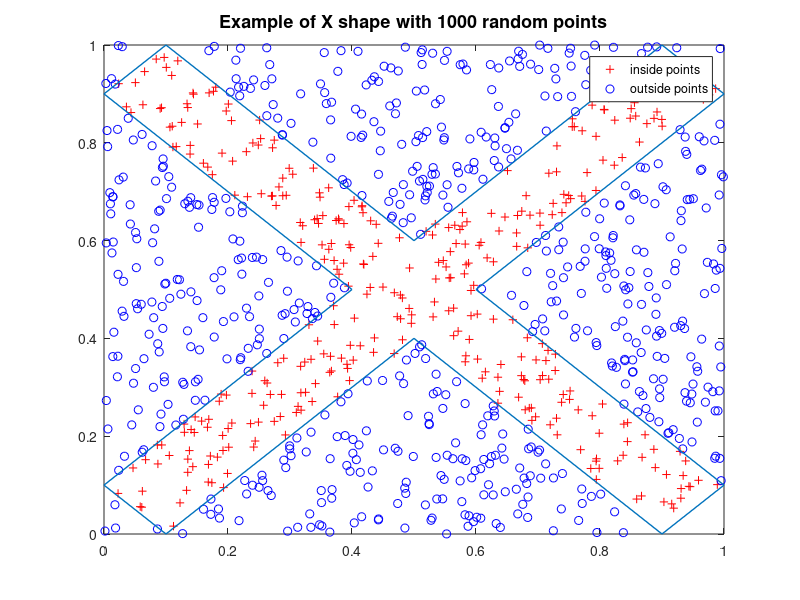

MATLAB code for this plot: (Note: this script raises an error after producing the figure.)
%% Introduction - creating the X shape
clc
clear

% creating X shape
xv = [0 0.4 0 0.1 0.5 0.9 1 0.6 1 0.9 0.5 0.1 0]; % x_values 
yv = [0.1 0.5 0.9 1 0.6 1 0.9 0.5 0.1 0 0.4 0 0.1]; % y_values

% randomizing 1000 x,y coordinates
dots(:,1) = rand(1000,1);
dots(:,2) = rand(1000,1);

% classifying the coordinates to 'inside' and 'outside'
truth = inpolygon(dots(:,1),dots(:,2),xv,yv); 

% plotting the X shape with the dots
figure()
plot(dots(truth,1),dots(truth,2),'r+') % points inside
hold on
plot(dots(~truth,1),dots(~truth,2),'bo') % points outside
plot(xv, yv, 'LineWidth',1)
hold off
title('Example of X shape with 1000 random points','FontSize', 13)
legend({'inside points','outside points'})

%% one layer
clc
clear

% X shape
xw = [0 0.4 0 0.1 0.5 0.9 1 0.6 1 0.9 0.5 0.1 0];
yw = [0.1 0.5 0.9 1 0.6 1 0.9 0.5 0.1 0 0.4 0 0.1];
 
number_of_dots = 10000; % number of random coordinates of each iteration

% first train-test iteration
dots(:,1) = rand(number_of_dots,1);
dots(:,2) = rand(number_of_dots,1);
dots(:,3) = ones(number_of_dots,1); % bias
w = rand(1,3); % initial weights
truth = inpolygon(dots(:,1),dots(:,2),xw,yw); % ground truth
W(1,:) = one_layer(w, dots, truth, 0.1, number_of_dots, 'sigmoid'); % one-layer network function (see function below)
success(1) = test(W,dots(number_of_dots*0.9+1:number_of_dots,:),truth(0.9*number_of_dots+1:number_of_dots)); % success calculation function (documantation below)

% running the network through 1000 train-test iterations
iteration = 1000;
    for i=2:iteration
        dots(:,1) = rand(number_of_dots,1);
        dots(:,2) = rand(number_of_dots,1);
        dots(:,3) = ones(number_of_dots,1); % bias
        w = W(i-1,:);
        truth = inpolygon(dots(:,1),dots(:,2),xw,yw); % correct answers
        W(i,:) = one_layer(w, dots, truth, 0.1, number_of_dots, 'sigmoid');
        success(1,i) = test(W(i,:),dots(0.9*number_of_dots+1:number_of_dots,:),truth(0.9*number_of_dots+1:number_of_dots));
    end


ave_suc = mean(success(1,200:end)); % calculating average network success

% plotting the success over the iterations
figure()
plot([1:iteration],success);
title('Perceptron Perrformance on the "X" Problem')
ylim([0 100])
xlabel('# Training')
ylabel('Success of the Network (%)')
yline(ave_suc,'--');
hold on
text(50,73,['Average success rate: ',num2str(round(ave_suc)),'%'])

%% two layers
clc
clear

% X shape
xw = [0 0.4 0 0.1 0.5 0.9 1 0.6 1 0.9 0.5 0.1 0];
yw = [0.1 0.5 0.9 1 0.6 1 0.9 0.5 0.1 0 0.4 0 0.1];

% first train-test iteration
dots(:,1) = rand(10000,1);
dots(:,2) = rand(10000,1);
dots(:,3) = ones(10000,1); % bias
w_1 = rand(3,14); % initial weights of first layer
w_2 = rand(15,1); % initial weights of second layer
truth = inpolygon(dots(:,1),dots(:,2),xw,yw); % ground truth
[w1(:,:,1),w2(:,1)] = two_layers(w_1, w_2, dots, truth, 0.1, 10000,"sigmoid","sigmoid"); % two-layer network function (see function below)
[success(1),output(1,:)] = test_two(w1(:,:,1),w2(:,1),dots(9001:10000,:),truth(9001:10000,:),"sigmoid","sigmoid"); % success calculation function (see function below)

% running the network through 1000 train-test iterations
iteration = 500;
    for i=2:iteration
        dots(:,1) = rand(10000,1);
        dots(:,2) = rand(10000,1);
        dots(:,3) = ones(10000,1); % bias
        w_1 = w1(:,:,i-1);
        w_2 = w2(:,i-1);
        truth = inpolygon(dots(:,1),dots(:,2),xw,yw);
        [w1(:,:,i),w2(:,i)] = two_layers(w_1, w_2, dots, truth, 0.1, 10000,"sigmoid","sigmoid");
        [success(i),output(i,:)] = test_two(w1(:,:,i),w2(:,i),dots(9001:10000,:),truth(9001:10000),"sigmoid","sigmoid");
    end

% creating plots of network performance

error = 100-success; % calculating error rates
ave_err_max = mean(error(1:100)); % average initial error rates
ave_err_min = mean(error(500:end)); % average final error rates
ave_suc = mean(success(1,500:end)); % average final success rates

% plotting error rates over the iterations
figure()
plot([1:iteration],error);
title('Network Perrformance on the "X" Problem')
ylim([0 100])
xlabel('# Training')
ylabel('Error rates (%)')
yline(ave_err_max,'--',['Initial average error rate: ',num2str(round(ave_err_max)),'%']);
yline(ave_err_min,'--',['Final average error rate: ',num2str(round(ave_err_min)),'%']);

% plotting success rates over the iterations
figure()
plot([1:iteration],success);
title('Network Perrformance on the "X" Problem')
ylim([0 100])
xlabel('# Training')
ylabel('Success rate (%)')
yline(ave_suc,'--');
hold on
text(270,92,['Average success rate: ',num2str(round(ave_suc)),'%'])

% plotting final result of the X problem

final_test_dots = dots(9001:10000,:); % last 1000 test coordinates
final_true_dots = truth(9001:10000,:); % last ground truth
test_output = output';
test_output = test_output(:,iteration);

% plotting over X shape
figure()
plot(final_test_dots(final_true_dots,1),final_test_dots(final_true_dots,2),'r+') % points inside
hold on
plot(final_test_dots(~final_true_dots,1),final_test_dots(~final_true_dots,2),'bo') % points outside
plot(final_test_dots(test_output~=final_true_dots,1),final_test_dots(test_output~=final_true_dots,2),'k*') % points outside
plot(xw, yw, 'LineWidth',1)
hold off
title('Network performance after trainings','FontSize', 15)
legend({'inside points','outside points','wrong points'})

%% Neural inspection - looking into 5 middle-layer's neurons

% getting 500 random input x,y coordinates
dot_number = 500;

% running the network while focusing on the middle layer's neurons
neurons = [1:14]; % number of middle-layer's neurons
w1_neurons = w1(:,neurons,iteration); % final w1 weights
w2_neurons = w2(neurons,iteration); % final w2 weights

% running the network
input_neurons = [];
for neuron = 1:length(neurons)
    for dot = 1:dot_number
        input_neurons(neuron,dot) = sigmoid(dots(dot,:)*w1_neurons(:,neuron));
    end
end

output_neurons = [];
for neuron = 1:length(neurons)
    output_neurons(neuron,:) = sigmoid(w2_neurons(neuron)*input_neurons(neuron,:));
end

% ploting the unique neural activity of 5 middle layer's neurons

figure()
neu_num = [9,10,11,3,4]; % specific neurons
for i=1:length(neu_num)
    subplot(2,3,i)
    plot(xw,yw)
    hold on
    scatter(dots(1:dot_number,1),dots(1:dot_number,2),[],output_neurons(neu_num(i),:))
    title(['Neuron no.', num2str(neu_num(i))])
    xlabel("input's x value")
    ylabel("input's y value")
    colorbar
end
sgtitle("Unique Activity of Middle Layer's Neurons")

%% functions

% various activation functions

% ReLu
function [rslt,rslt_tag] = relu(x)
    for j = 1:size(x,2)
        for i=1:size(x,1)
            if x(i,j) > 0
                rslt(i,j) = x(i,j);
                rslt_tag(i,j) = 1;
            else
                rslt(i,j) = 0;
                rslt_tag(i,j) = 0;
            end
        end
    end
end

% sigmoid
function [y,y_tag] = sigmoid(x)
    y = 1./(1+exp(-x));
    y_tag = y.*(1-y);
end

% hyperbolic tangent
function [y,y_tag] = tang(x)
    y = tanh(x);
    y_tag = 1-(tanh(x)).^2;
end

% function of all activation functions
function [y,y_tag] = activation(x,type)
    if type == "sigmoid"
        [y,y_tag] = sigmoid(x);
    elseif type == "arctan"
        y = atan(x);
        y_tag = 1./(1+((atan(x)).^2));
    elseif type == "tang"
        y = tanh(x);
        y_tag = 1-(tanh(x)).^2;
    elseif type == "relu"
        [y,y_tag] = relu(x);
    end
end


% one-layer network function
% the function recieves the various inputs requiered for running the
% network, and returns the final weights

function W = one_layer(w, input, truth, eta, repeat, active)
    for i=1:0.9*repeat % training set - 90% of the input
        input_layer_1 = input(i,:); % getting the dots from each line

        % feed forward
        [output_layer_1,output_layer_1_tag] = activation(input_layer_1*w',active);
        
        % back propagating
        error = 0.5*(output_layer_1-truth(i,:))^2;
        error_tag = output_layer_1-truth(i,:);        
        dW = -eta.*(error_tag*output_layer_1_tag*input_layer_1);
        
        % updating weights
        W(1)=w(1)+dW(1);
        W(2)=w(2)+dW(2);
        W(3)=w(3)+dW(3);

        end
end

% success of one-layer network function
% the function recieves the output weights after training the network and
% returns the success rates and the final output

function [success,output] = test(W,input,truth)
    for i=1:length(input)
        input_layer_1 = input(i,:);
        output_layer_1 = input_layer_1*W';
        output(i,1) = round(sigmoid(output_layer_1));
    end
    total = (output-truth).^2;
    success = 100*(length(input)-sum(total))/length(input);
end

% two-layers network function
% the function recieves the various inputs requiered for running the
% network, and returns the final weights

function [w1,w2] = two_layers(w_1, w_2, input, truth, eta, repeat,active_layer_1,active_layer_2) % add activation
    for i=1:0.9*repeat % training set - 90% of the input

        % feed forward
        input_layer_1 = input(i,:);
        [output_layer_1,output_layer_1_tag] = activation(input_layer_1*w_1,active_layer_1);
        
        input_layer_2 = [output_layer_1,1];
        [output_layer_2,output_layer_2_tag] = activation(input_layer_2*w_2,active_layer_2);
        
        % back propagating
        error = 0.5*(output_layer_2-truth(i,:))^2;
        error_tag = output_layer_2-truth(i,:);
        
        dW2 = -eta.*(error_tag*output_layer_2_tag*input_layer_2);
        for j=1:size(w_1,2)
            dW1(:,j) = -eta.*(error_tag*output_layer_2_tag*w_2(j)*output_layer_1_tag(j)*input_layer_1);
        end

        % updating weights
        w_2 = w_2+dW2';
        w_1 = w_1+dW1;
    end

    % final weights
    w1 = w_1;
    w2 = w_2;
end

% success of two-layers network function
% the function recieves the output weights after training the network and
% returns the success rates and the final output

function [success,output] = test_two(w1, w2, input, truth, active1,active2)
    for i=1:length(input)
        input_layer_1 = input(i,:);
        output_layer_1 = activation(input_layer_1*w1,active1);
        
        input_layer_2 = [output_layer_1,1];
        output_layer_2(i,:) = round(activation(input_layer_2*w2,active2));
    end

    total = (output_layer_2-truth).^2;
    output = output_layer_2;
    success = 100*(length(input)-sum(total))/length(input);
end

